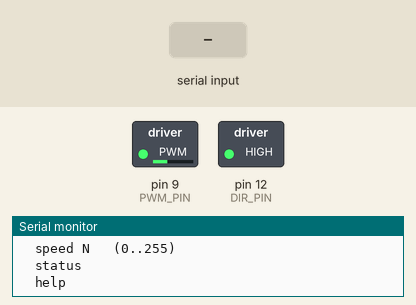
The sketch below on a simulated Arduino Uno, built with avr-gcc and run on an emulated ATmega328P. Shown: switched loads named in the sketch (green lamp = pin HIGH), the last lines printed to the serial monitor. Inputs (shaded band) come from the test bench.

Above: at 1.4 s.
1.5 s: "speed \n" received over Serial
At 4.2 s:
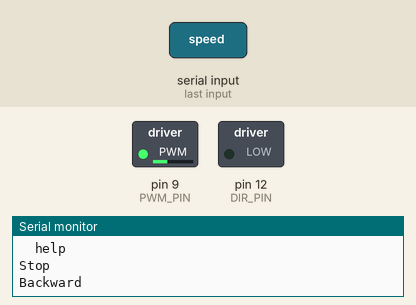
4.5 s: "status\n" received over Serial
At 5.8 s:
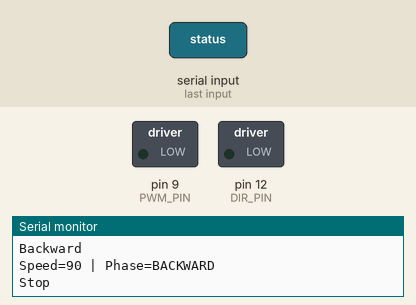
7.5 s: "90,45\n" received over Serial
At 9.0 s:
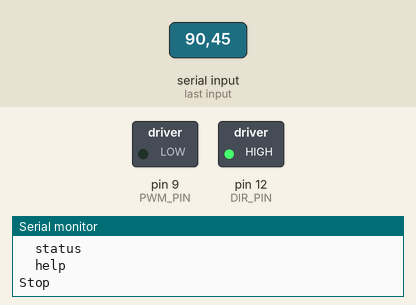
Timing chart, 0 to 15.7 s (numbered marks = the images above; inputs shaded):
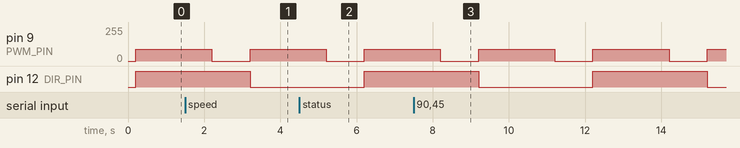

Measured:
- by itself, pin 9 (PWM_PIN): alternates 90/255 for 2.0 s and 0/255 for 1.0 s

The sketch:

14_TB6612FNG_Pin13_Pin12.ino
```cpp
/*
  TB6612FNG single motor test

  Pin mapping:
    - DIR  -> D12 -> CNC shield SpinEN
    - PWM  -> D9 ->  CNC shield X-

  Sequence:
    1) Forward at current speed (2s)
  2) Stop (1s)
    3) Backward at current speed (2s)
  4) Stop (1s)

    Serial commands:
    - speed N   (0..255)
    - status
    - help
*/

#include <Arduino.h>

const uint8_t DIR_PIN = 12;
const uint8_t PWM_PIN = 9;

int motorSpeed = 90;

enum MotionPhase
{
    PHASE_FORWARD = 0,
    PHASE_STOP_1 = 1,
    PHASE_BACKWARD = 2,
    PHASE_STOP_2 = 3
};

MotionPhase phase = PHASE_FORWARD;
unsigned long phaseStartMs = 0;

const unsigned long FORWARD_TIME_MS = 2000;
const unsigned long STOP_TIME_MS = 1000;
const unsigned long BACKWARD_TIME_MS = 2000;

void printHelp()
{
    Serial.println("Commands:");
    Serial.println("  speed N   (0..255)");
    Serial.println("  status");
    Serial.println("  help");
}

void printStatus()
{
    Serial.print("Speed=");
    Serial.print(motorSpeed);
    Serial.print(" | Phase=");
    if (phase == PHASE_FORWARD)
    {
        Serial.println("FORWARD");
    }
    else if (phase == PHASE_BACKWARD)
    {
        Serial.println("BACKWARD");
    }
    else
    {
        Serial.println("STOP");
    }
}

void setMotor(int speedValue)
{
    speedValue = constrain(speedValue, -255, 255);

    if (speedValue == 0)
    {
        analogWrite(PWM_PIN, 0);
        return;
    }

    if (speedValue > 0)
    {
        digitalWrite(DIR_PIN, HIGH);
        analogWrite(PWM_PIN, speedValue);
    }
    else
    {
        digitalWrite(DIR_PIN, LOW);
        analogWrite(PWM_PIN, -speedValue);
    }
}

void setup()
{
    pinMode(DIR_PIN, OUTPUT);
    pinMode(PWM_PIN, OUTPUT);

    setMotor(0);

    Serial.begin(115200);
    delay(200);
    Serial.println("TB6612FNG test start (DIR=D12, PWM=D11)");
    Serial.println("Default speed = 90");
    printHelp();

    phase = PHASE_FORWARD;
    phaseStartMs = millis();
    setMotor(motorSpeed);
}

void handleSerial()
{
    if (!Serial.available())
    {
        return;
    }

    String cmd = Serial.readStringUntil('\n');
    cmd.trim();
    cmd.toLowerCase();

    if (cmd.startsWith("speed "))
    {
        int newSpeed = cmd.substring(6).toInt();
        newSpeed = constrain(newSpeed, 0, 255);
        motorSpeed = newSpeed;

        if (phase == PHASE_FORWARD)
        {
            setMotor(motorSpeed);
        }
        else if (phase == PHASE_BACKWARD)
        {
            setMotor(-motorSpeed);
        }

        Serial.print("Speed set to ");
        Serial.println(motorSpeed);
    }
    else if (cmd == "status")
    {
        printStatus();
    }
    else if (cmd == "help")
    {
        printHelp();
    }
    else if (cmd.length() > 0)
    {
        Serial.print("Unknown command: ");
        Serial.println(cmd);
        printHelp();
    }
}

void loop()
{
    handleSerial();
    unsigned long now = millis();

    if (phase == PHASE_FORWARD && (now - phaseStartMs >= FORWARD_TIME_MS))
    {
        phase = PHASE_STOP_1;
        phaseStartMs = now;
        Serial.println("Stop");
        setMotor(0);
    }
    else if (phase == PHASE_STOP_1 && (now - phaseStartMs >= STOP_TIME_MS))
    {
        phase = PHASE_BACKWARD;
        phaseStartMs = now;
        Serial.println("Backward");
        setMotor(-motorSpeed);
    }
    else if (phase == PHASE_BACKWARD && (now - phaseStartMs >= BACKWARD_TIME_MS))
    {
        phase = PHASE_STOP_2;
        phaseStartMs = now;
        Serial.println("Stop");
        setMotor(0);
    }
    else if (phase == PHASE_STOP_2 && (now - phaseStartMs >= STOP_TIME_MS))
    {
        phase = PHASE_FORWARD;
        phaseStartMs = now;
        Serial.println("Forward");
        setMotor(motorSpeed);
    }
}
```
